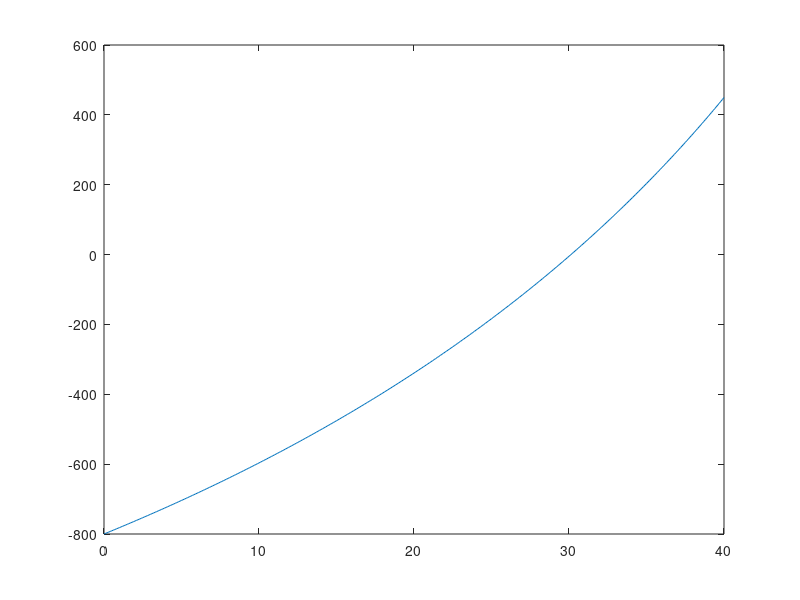

Write the MATLAB code that produced this figure. (Note: this script raises an error after producing the figure.)
clear
u = 2000;
m0 = 200000;
q = 2800;
g = 9.81;
v1 = 800;

t_var = 0:0.1:40;
f_var = u*log(m0./(m0-q*t_var)) - g*t_var - v1;
plot(t_var, f_var);

func = @(t) u*log(m0/(m0-q*t)) - g*t - v1;
es = 0.1;
maxit = 50;
xl = 0;
xu = 40;

t1 = recu(func, xl, xu, es, maxit);
disp(t1)


function root = recu(func,xl,xu,es, maxit)
    [root,fx,ea,iter] = bisect(func, xl, xu, es, maxit);

    if ea > es
        maxit = maxit * 2;
        [root,fx,ea,iter] = bisect(func, xl, xu, es, maxit);
    end
end


function [root,fx,ea,iter]=bisect(func,xl,xu,es,maxit,varargin)
% bisect: root location zeroes
% [root,fx,ea,iter]=bisect(func,xl,xu,es,maxit,p1,p2,...):
% uses bisection method to find the root of func
% input:
% func = name of function
% xl, xu = lower and upper guesses
% es = desired relative error (default = 0.0001%)
% maxit = maximum allowable iterations (default = 50)
% p1,p2,... = additional parameters used by func
% output:
% root = real root
% fx = function value at root
% ea = approximate relative error (%)
% iter = number of iterations
if nargin<3,error('at least 3 input arguments required'),end
test = func(xl,varargin{:})*func(xu,varargin{:});
if test>0,error('no sign change'),end
if nargin<4|isempty(es), es=0.0001;end
if nargin<5|isempty(maxit), maxit=50;end
iter = 0; xr = xl; ea = 100;
while (1)
xrold = xr;
xr = (xl + xu)/2;
iter = iter + 1;
if xr ~= 0,ea = abs((xr - xrold)/xr) * 100;end
test = func(xl,varargin{:})*func(xr,varargin{:});
if test < 0
xu = xr;
elseif test > 0
xl = xr;
else
ea = 0;
end
if ea <= es | iter >= maxit,break,end
end
root = xr; fx = func(xr, varargin{:});
end